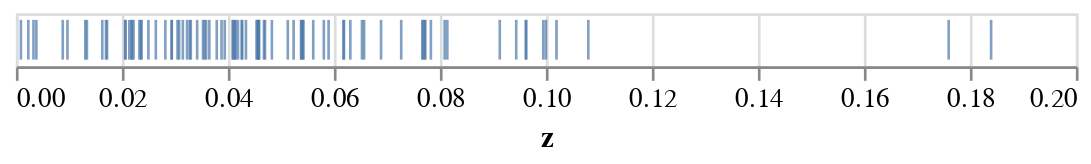

This figure's notebook cell:
### Markdown cell above
Instead of points to visualice the data, we can use ticks. 

See https://altair-viz.github.io/user_guide/marks.html

### Code cell
# make the chart clear by changing the mark from point to tick
alt.Chart(df).mark_tick().encode(
    x = 'z'
)

### Figure 1 — Vega-Lite specification as saved in the notebook (floating-point values rounded to 4 significant figures)
{"config": {"view": {"continuousWidth": 400, "continuousHeight": 300}}, "data": {"name": "data-54b58a4aa74e295879badff738f3e9c4"}, "mark": "tick", "encoding": {"x": {"type": "quantitative", "field": "z"}}, "$schema": "https://vega.github.io/schema/vega-lite/v4.8.1.json", "datasets": {"data-54b58a4aa74e295879badff738f3e9c4": [{"Name": "SDSS J000805.62+145023.4", "z": 0.0454, "sigma*": 140.0, "e_sigma*": 27.0, "n_sigma*": null, "FWHM": 7610.0, "e_FWHM": 380.0, "logL": 41.13, "e_logL": 0.04, "logM": 7.7, "E_logM": null, "e_logM": 0.1}, {"Name": "SDSS J004236.86-104921.8", "z": 0.0419, "sigma*": 78.4, "e_sigma*": 10.0, "n_sigma*": null, "FWHM": 1960.0, "e_FWHM": 97.0, "logL": 41.58, "e_logL": 0.14, "logM": 6.7, "E_logM": null, "e_logM": 0.1}, {"Name": "SDSS J011703.58+000027.3", "z": 0.0456, "sigma*": 98.8, "e_sigma*": 16.0, "n_sigma*": null, "FWHM": 2270.0, "e_FWHM": 110.0, "logL": 41.45, "e_logL": 0.08, "logM": 6.8, "E_logM": null, "e_logM": 0.1}, {"Name": "SDSS J020459.25-080816.0", "z": 0.0772, "sigma*": 121.0, "e_sigma*": 9.4, "n_sigma*": "a", "FWHM": 3720.0, "e_FWHM": 180.0, "logL": 41.13, "e_logL": 0.05, "logM": 7.0, "E_logM": null, "e_logM": 0.1}, {"Name": "SDSS J020615.99-001729.1", "z": 0.0426, "sigma*": 216.0, "e_sigma*": 30.0, "n_sigma*": null, "FWHM": 3860.0, "e_FWHM": 190.0, "logL": 41.91, "e_logL": 0.07, "logM": 7.5, "E_logM": null, "e_logM": 0.1}, {"Name": "SDSS J021011.49-090335.5", "z": 0.0414, "sigma*": 122.0, "e_sigma*": 12.0, "n_sigma*": "a", "FWHM": 2450.0, "e_FWHM": 120.0, "logL": 41.24, "e_logL": 0.07, "logM": 6.7, "E_logM": null, "e_logM": 0.1}, {"Name": "SDSS J021257.59+140610.1", "z": 0.0618, "sigma*": 174.0, "e_sigma*": 12.0, "n_sigma*": "a", "FWHM": 3080.0, "e_FWHM": 150.0, "logL": 41.58, "e_logL": 0.06, "logM": 7.1, "E_logM": null, "e_logM": 0.1}, {"Name": "SDSS J033013.26-053236.0", "z": 0.0131, "sigma*": 99.2, "e_sigma*": 11.0, "n_sigma*": null, "FWHM": 5160.0, "e_FWHM": 250.0, "logL": 40.45, "e_logL": 0.06, "logM": 7.0, "E_logM": null, "e_logM": 0.1}, {"Name": "SDSS J075057.25+353037.5", "z": 0.176, "sigma*": 154.0, "e_sigma*": 14.0, "n_sigma*": "a", "FWHM": 2970.0, "e_FWHM": 200.0, "logL": 41.63, "e_logL": 0.03, "logM": 7.2, "E_logM": null, "e_logM": 0.1}, {"Name": "SDSS J080243.39+310403.3", "z": 0.0409, "sigma*": 151.0, "e_sigma*": 17.0, "n_sigma*": null, "FWHM": 5360.0, "e_FWHM": 260.0, "logL": 41.67, "e_logL": 0.07, "logM": 7.6, "E_logM": null, "e_logM": 0.1}, {"Name": "SDSS J080538.66+261005.4", "z": 0.017, "sigma*": 100.0, "e_sigma*": 14.0, "n_sigma*": null, "FWHM": 3110.0, "e_FWHM": 150.0, "logL": 40.14, "e_logL": 0.04, "logM": 6.3, "E_logM": null, "e_logM": 0.2}, {"Name": "SDSS J082510.23+375919.7", "z": 0.0214, "sigma*": 98.7, "e_sigma*": 12.0, "n_sigma*": null, "FWHM": 1830.0, "e_FWHM": 91.0, "logL": 40.42, "e_logL": 0.04, "logM": 6.0, "E_logM": null, "e_logM": 0.1}, {"Name": "SDSS J083202.16+461425.7", "z": 0.0459, "sigma*": 104.0, "e_sigma*": 13.0, "n_sigma*": null, "FWHM": 1450.0, "e_FWHM": 72.0, "logL": 41.17, "e_logL": 0.08, "logM": 6.2, "E_logM": null, "e_logM": 0.1}, {"Name": "SDSS J083949.64+484701.4", "z": 0.0394, "sigma*": 133.0, "e_sigma*": 12.0, "n_sigma*": null, "FWHM": 1480.0, "e_FWHM": 73.0, "logL": 41.31, "e_logL": 0.08, "logM": 6.3, "E_logM": null, "e_logM": 0.2}, {"Name": "SDSS J085554.27+005110.9", "z": 0.0524, "sigma*": 118.0, "e_sigma*": 11.0, "n_sigma*": "a", "FWHM": 2910.0, "e_FWHM": 140.0, "logL": 41.27, "e_logL": 0.06, "logM": 6.9, "E_logM": null, "e_logM": 0.1}, {"Name": "SDSS J092438.88+560746.9", "z": 0.025, "sigma*": 135.0, "e_sigma*": 10.0, "n_sigma*": null, "FWHM": 1900.0, "e_FWHM": 94.0, "logL": 40.72, "e_logL": 0.07, "logM": 6.2, "E_logM": null, "e_logM": 0.4}, {"Name": "SDSS J093259.60+040506.0", "z": 0.059, "sigma*": 70.5, "e_sigma*": 6.7, "n_sigma*": "a", "FWHM": 3550.0, "e_FWHM": 170.0, "logL": 41.14, "e_logL": 0.05, "logM": 7.0, "E_logM": null, "e_logM": 0.1}, {"Name": "SDSS J093812.26+074340.0", "z": 0.0219, "sigma*": 119.0, "e_sigma*": 8.0, "n_sigma*": null, "FWHM": 3640.0, "e_FWHM": 180.0, "logL": 40.8, "e_logL": 0.05, "logM": 6.8, "E_logM": null, "e_logM": 0.1}, {"Name": "SDSS J094838.42+403043.7", "z": 0.047, "sigma*": 91.4, "e_sigma*": 16.0, "n_sigma*": null, "FWHM": 3020.0, "e_FWHM": 150.0, "logL": 41.46, "e_logL": 0.07, "logM": 7.0, "E_logM": null, "e_logM": 0.1}, {"Name": "SDSS J101912.57+635802.7", "z": 0.0414, "sigma*": 239.0, "e_sigma*": 13.0, "n_sigma*": null, "FWHM": 3630.0, "e_FWHM": 180.0, "logL": 41.74, "e_logL": 0.08, "logM": 7.4, "E_logM": null, "e_logM": 0.1}, {"Name": "SDSS J102044.43+013048.4", "z": 0.0962, "sigma*": 103.0, "e_sigma*": 8.8, "n_sigma*": "a", "FWHM": 5200.0, "e_FWHM": 250.0, "logL": 41.51, "e_logL": 0.04, "logM": 7.6, "E_logM": null, "e_logM": 0.1}, {"Name": "SDSS J110640.20+051905.6", "z": 0.0913, "sigma*": 140.0, "e_sigma*": 15.0, "n_sigma*": "a", "FWHM": 5830.0, "e_FWHM": 290.0, "logL": 41.65, "e_logL": 0.04, "logM": 7.7, "E_logM": null, "e_logM": 0.1}, {"Name": "SDSS J112536.16+542257.1", "z": 0.0206, "sigma*": 124.0, "e_sigma*": 12.0, "n_sigma*": null, "FWHM": 2950.0, "e_FWHM": 140.0, "logL": 41.17, "e_logL": 0.08, "logM": 6.8, "E_logM": null, "e_logM": 0.1}, {"Name": "SDSS J112841.00+575006.5", "z": 0.0513, "sigma*": 159.0, "e_sigma*": 18.0, "n_sigma*": "a", "FWHM": 2660.0, "e_FWHM": 130.0, "logL": 41.66, "e_logL": 0.09, "logM": 7.0, "E_logM": null, "e_logM": 0.1}, {"Name": "SDSS J120257.81+045045.0", "z": 0.0207, "sigma*": 102.0, "e_sigma*": 20.0, "n_sigma*": null, "FWHM": 2250.0, "e_FWHM": 110.0, "logL": 40.1, "e_logL": 0.06, "logM": 6.0, "E_logM": null, "e_logM": 0.1}, {"Name": "SDSS J120556.01+495956.1", "z": 0.0631, "sigma*": 107.0, "e_sigma*": 11.0, "n_sigma*": "a", "FWHM": 5610.0, "e_FWHM": 450.0, "logL": 41.57, "e_logL": 0.04, "logM": 7.7, "E_logM": null, "e_logM": 0.1}, {"Name": "SDSS J121607.09+504930.0", "z": 0.0308, "sigma*": 138.0, "e_sigma*": 13.0, "n_sigma*": null, "FWHM": 5580.0, "e_FWHM": 270.0, "logL": 41.3, "e_logL": 0.06, "logM": 7.5, "E_logM": null, "e_logM": 0.3}, {"Name": "SDSS J121754.97+583935.6", "z": 0.0233, "sigma*": 85.6, "e_sigma*": 14.0, "n_sigma*": null, "FWHM": 1970.0, "e_FWHM": 98.0, "logL": 40.92, "e_logL": 0.08, "logM": 6.4, "E_logM": null, "e_logM": 0.1}, {"Name": "SDSS J122324.13+024044.4", "z": 0.0236, "sigma*": 78.1, "e_sigma*": 15.0, "n_sigma*": null, "FWHM": 3880.0, "e_FWHM": 910.0, "logL": 41.62, "e_logL": 0.08, "logM": 7.3, "E_logM": null, "e_logM": 0.2}, {"Name": "SDSS J123237.48+662452.3", "z": 0.0468, "sigma*": 124.0, "e_sigma*": 9.0, "n_sigma*": null, "FWHM": 2620.0, "e_FWHM": 130.0, "logL": 41.86, "e_logL": 0.19, "logM": 7.1, "E_logM": null, "e_logM": 0.2}, {"Name": "SDSS J130620.97+531823.1", "z": 0.0237, "sigma*": 90.7, "e_sigma*": 11.0, "n_sigma*": null, "FWHM": 7620.0, "e_FWHM": 380.0, "logL": 40.58, "e_logL": 0.04, "logM": 7.3, "E_logM": null, "e_logM": 0.1}, {"Name": "SDSS J131305.80+012755.9", "z": 0.0294, "sigma*": 95.4, "e_sigma*": 13.0, "n_sigma*": null, "FWHM": 1590.0, "e_FWHM": 79.0, "logL": 40.62, "e_logL": 0.07, "logM": 6.0, "E_logM": null, "e_logM": 0.1}, {"Name": "SDSS J132249.21+545528.2", "z": 0.0653, "sigma*": 130.0, "e_sigma*": 13.0, "n_sigma*": "a", "FWHM": 4050.0, "e_FWHM": 200.0, "logL": 41.81, "e_logL": 0.07, "logM": 7.5, "E_logM": null, "e_logM": 0.1}, {"Name": "SDSS J132340.31-012749.2", "z": 0.0767, "sigma*": 114.0, "e_sigma*": 16.0, "n_sigma*": "a", "FWHM": 1910.0, "e_FWHM": 95.0, "logL": 41.55, "e_logL": 0.09, "logM": 6.7, "E_logM": null, "e_logM": 0.1}, {"Name": "SDSS J134952.84+020445.1", "z": 0.0328, "sigma*": 138.0, "e_sigma*": 13.0, "n_sigma*": null, "FWHM": 2590.0, "e_FWHM": 120.0, "logL": 41.62, "e_logL": 0.07, "logM": 7.0, "E_logM": null, "e_logM": 0.1}, {"Name": "SDSS J140018.42+050242.2", "z": 0.0342, "sigma*": 145.0, "e_sigma*": 14.0, "n_sigma*": null, "FWHM": 3340.0, "e_FWHM": 160.0, "logL": 41.23, "e_logL": 0.05, "logM": 7.1, "E_logM": null, "e_logM": 0.5}, {"Name": "SDSS J140514.87-025901.2", "z": 0.0542, "sigma*": 148.0, "e_sigma*": 15.0, "n_sigma*": "a", "FWHM": 2990.0, "e_FWHM": 140.0, "logL": 41.29, "e_logL": 0.06, "logM": 6.9, "E_logM": null, "e_logM": 0.3}, {"Name": "SDSS J141630.81+013708.0", "z": 0.0538, "sigma*": 121.0, "e_sigma*": 12.0, "n_sigma*": "a", "FWHM": 3180.0, "e_FWHM": 150.0, "logL": 41.1, "e_logL": 0.04, "logM": 6.9, "E_logM": null, "e_logM": 0.1}, {"Name": "SDSS J143452.45+483942.7", "z": 0.0365, "sigma*": 138.0, "e_sigma*": 15.0, "n_sigma*": null, "FWHM": 3210.0, "e_FWHM": 160.0, "logL": 41.84, "e_logL": 0.1, "logM": 7.3, "E_logM": null, "e_logM": 0.1}, {"Name": "SDSS J144629.97+500130.5", "z": 0.0427, "sigma*": 86.8, "e_sigma*": 19.0, "n_sigma*": null, "FWHM": 6450.0, "e_FWHM": 320.0, "logL": 40.73, "e_logL": 0.03, "logM": 7.3, "E_logM": null, "e_logM": 0.2}, {"Name": "SDSS J145706.80+494008.4", "z": 0.0134, "sigma*": 108.0, "e_sigma*": 11.0, "n_sigma*": null, "FWHM": 2270.0, "e_FWHM": 110.0, "logL": 40.46, "e_logL": 0.1, "logM": 6.3, "E_logM": null, "e_logM": 0.1}, {"Name": "SDSS J145901.35+611353.5", "z": 0.0388, "sigma*": 113.0, "e_sigma*": 13.0, "n_sigma*": null, "FWHM": 4140.0, "e_FWHM": 200.0, "logL": 41.18, "e_logL": 0.06, "logM": 7.2, "E_logM": null, "e_logM": 0.1}, {"Name": "SDSS J150556.55+034226.3", "z": 0.0359, "sigma*": 199.0, "e_sigma*": 18.0, "n_sigma*": "a", "FWHM": 4370.0, "e_FWHM": 210.0, "logL": 42.09, "e_logL": 0.1, "logM": 7.7, "E_logM": null, "e_logM": 0.1}, {"Name": "SDSS J150745.00+512710.2", "z": 0.0458, "sigma*": 139.0, "e_sigma*": 17.0, "n_sigma*": null, "FWHM": 3430.0, "e_FWHM": 170.0, "logL": 41.4, "e_logL": 0.04, "logM": 7.1, "E_logM": null, "e_logM": 0.1}, {"Name": "SDSS J150853.95-001148.9", "z": 0.0542, "sigma*": 163.0, "e_sigma*": 15.0, "n_sigma*": "a", "FWHM": 6190.0, "e_FWHM": 610.0, "logL": 41.51, "e_logL": 0.04, "logM": 7.8, "E_logM": null, "e_logM": 0.1}, {"Name": "SDSS J152515.18+601409.0", "z": 0.0783, "sigma*": 104.0, "e_sigma*": 11.0, "n_sigma*": "a", "FWHM": 2590.0, "e_FWHM": 120.0, "logL": 41.41, "e_logL": 0.09, "logM": 6.9, "E_logM": null, "e_logM": 0.1}, {"Name": "SDSS J155417.43+323837.8", "z": 0.0483, "sigma*": 120.0, "e_sigma*": 13.0, "n_sigma*": "a", "FWHM": 4200.0, "e_FWHM": 210.0, "logL": 41.86, "e_logL": 0.08, "logM": 7.5, "E_logM": null, "e_logM": 0.1}, {"Name": "SDSS J161156.31+521116.8", "z": 0.041, "sigma*": 116.0, "e_sigma*": 10.0, "n_sigma*": null, "FWHM": 3760.0, "e_FWHM": 180.0, "logL": 41.09, "e_logL": 0.04, "logM": 7.0, "E_logM": null, "e_logM": 0.3}, {"Name": "SDSS J161951.31+405847.2", "z": 0.0379, "sigma*": 89.1, "e_sigma*": 20.0, "n_sigma*": null, "FWHM": 1700.0, "e_FWHM": 85.0, "logL": 40.99, "e_logL": 0.07, "logM": 6.3, "E_logM": null, "e_logM": 0.1}, {"Name": "SDSS J170328.96+614109.9", "z": 0.0772, "sigma*": 123.0, "e_sigma*": 13.0, "n_sigma*": "a", "FWHM": 4300.0, "e_FWHM": 210.0, "logL": 41.92, "e_logL": 0.05, "logM": 7.6, "E_logM": null, "e_logM": 0.1}, {"Name": "SDSS J171550.49+593548.7", "z": 0.0657, "sigma*": 146.0, "e_sigma*": 13.0, "n_sigma*": "a", "FWHM": 3500.0, "e_FWHM": 170.0, "logL": 41.24, "e_logL": 0.05, "logM": 7.0, "E_logM": null, "e_logM": 0.1}, {"Name": "SDSS J212401.90-002158.7", "z": 0.0619, "sigma*": 110.0, "e_sigma*": 15.0, "n_sigma*": "a", "FWHM": 2620.0, "e_FWHM": 130.0, "logL": 41.41, "e_logL": 0.06, "logM": 6.9, "E_logM": null, "e_logM": 0.1}, {"Name": "SDSS J222435.29-001103.8", "z": 0.0581, "sigma*": 111.0, "e_sigma*": 19.0, "n_sigma*": "a", "FWHM": 2290.0, "e_FWHM": 1190.0, "logL": 41.83, "e_logL": 0.17, "logM": 7.0, "E_logM": null, "e_logM": 0.4}, {"Name": "SDSS J223000.37-094622.1", "z": 0.0727, "sigma*": 112.0, "e_sigma*": 13.0, "n_sigma*": "a", "FWHM": 3630.0, "e_FWHM": 180.0, "logL": 41.21, "e_logL": 0.04, "logM": 7.1, "E_logM": null, "e_logM": 0.1}, {"Name": "SDSS J232721.96+152437.3", "z": 0.0457, "sigma*": 193.0, "e_sigma*": 18.0, "n_sigma*": null, "FWHM": 7540.0, "e_FWHM": 750.0, "logL": 41.65, "e_logL": 0.06, "logM": 7.9, "E_logM": null, "e_logM": 0.1}, {"Name": "SDSS J235128.78+155259.0", "z": 0.0963, "sigma*": 193.0, "e_sigma*": 22.0, "n_sigma*": "a", "FWHM": 8240.0, "e_FWHM": 410.0, "logL": 41.87, "e_logL": 0.04, "logM": 8.2, "E_logM": null, "e_logM": 0.2}, {"Name": "SDSS J010712.03+140844.9", "z": 0.0768, "sigma*": 36.0, "e_sigma*": 6.0, "n_sigma*": "b", "FWHM": 880.0, "e_FWHM": 170.0, "logL": 42.57, "e_logL": 0.2, "logM": 5.8, "E_logM": null, "e_logM": 0.2}, {"Name": "SDSS J024912.86-081525.6", "z": 0.0294, "sigma*": 50.0, "e_sigma*": 4.0, "n_sigma*": "b", "FWHM": 840.0, "e_FWHM": 320.0, "logL": 41.93, "e_logL": 0.08, "logM": 5.1, "E_logM": null, "e_logM": 0.3}, {"Name": "SDSS J032515.59+003408.4", "z": 0.102, "sigma*": 55.0, "e_sigma*": 6.0, "n_sigma*": "b", "FWHM": 990.0, "e_FWHM": 49.0, "logL": 42.03, "e_logL": 0.12, "logM": 5.8, "E_logM": null, "e_logM": 0.1}, {"Name": "SDSS J080907.58+441641.4", "z": 0.0539, "sigma*": 65.0, "e_sigma*": 4.0, "n_sigma*": "b", "FWHM": 940.0, "e_FWHM": 180.0, "logL": 40.47, "e_logL": 0.04, "logM": 5.5, "E_logM": null, "e_logM": 0.8}, {"Name": "SDSS J082912.67+500652.3", "z": 0.0434, "sigma*": 60.0, "e_sigma*": 4.0, "n_sigma*": "b", "FWHM": 840.0, "e_FWHM": 41.0, "logL": 42.14, "e_logL": 0.06, "logM": 5.7, "E_logM": null, "e_logM": 0.1}, {"Name": "SDSS J101108.40+002908.7", "z": 0.1, "sigma*": 48.0, "e_sigma*": 7.0, "n_sigma*": "b", "FWHM": 1460.0, "e_FWHM": 72.0, "logL": 42.68, "e_logL": 0.19, "logM": 6.2, "E_logM": null, "e_logM": 0.3}, {"Name": "SDSS J101627.32-000714.5", "z": 0.0944, "sigma*": 39.0, "e_sigma*": 6.0, "n_sigma*": "b", "FWHM": 1520.0, "e_FWHM": 75.0, "logL": 42.57, "e_logL": 0.17, "logM": 6.1, "E_logM": null, "e_logM": 0.2}, {"Name": "SDSS J124035.81-002919.4", "z": 0.0809, "sigma*": 49.0, "e_sigma*": 7.0, "n_sigma*": "b", "FWHM": 1720.0, "e_FWHM": 85.0, "logL": 42.35, "e_logL": 0.11, "logM": 6.6, "E_logM": null, "e_logM": 0.6}, {"Name": "SDSS J125055.28-015556.6", "z": 0.0814, "sigma*": 64.0, "e_sigma*": 6.0, "n_sigma*": "b", "FWHM": 1980.0, "e_FWHM": 99.0, "logL": 42.75, "e_logL": 0.14, "logM": 6.5, "E_logM": null, "e_logM": 0.1}, {"Name": "SDSS J143450.62+033842.5", "z": 0.0282, "sigma*": 48.0, "e_sigma*": 7.0, "n_sigma*": "b", "FWHM": 1480.0, "e_FWHM": 73.0, "logL": 41.87, "e_logL": 0.16, "logM": 5.6, "E_logM": null, "e_logM": 0.1}, {"Name": "SDSS J170246.09+602818.9", "z": 0.0689, "sigma*": 69.0, "e_sigma*": 6.0, "n_sigma*": "b", "FWHM": 3270.0, "e_FWHM": 160.0, "logL": 42.67, "e_logL": 0.16, "logM": 6.9, "E_logM": null, "e_logM": 0.2}, {"Name": "SDSS J172759.15+542147.0", "z": 0.0995, "sigma*": 58.0, "e_sigma*": 7.0, "n_sigma*": "b", "FWHM": 810.0, "e_FWHM": 400.0, "logL": 42.19, "e_logL": 0.09, "logM": 5.6, "E_logM": null, "e_logM": 0.5}, {"Name": "SDSS J215658.30+110343.1", "z": 0.108, "sigma*": 81.0, "e_sigma*": 8.0, "n_sigma*": "b", "FWHM": 1430.0, "e_FWHM": 280.0, "logL": 41.22, "e_logL": 0.03, "logM": 6.3, "E_logM": null, "e_logM": 0.8}, {"Name": "SDSS J232159.06+000738.8", "z": 0.184, "sigma*": 81.0, "e_sigma*": 9.0, "n_sigma*": "b", "FWHM": 2520.0, "e_FWHM": 120.0, "logL": 42.96, "e_logL": 0.1, "logM": 6.7, "E_logM": null, "e_logM": 0.2}, {"Name": "SDSS J233837.10-002810.3", "z": 0.0356, "sigma*": 58.0, "e_sigma*": 4.0, "n_sigma*": "b", "FWHM": 1740.0, "e_FWHM": 86.0, "logL": 43.61, "e_logL": 0.13, "logM": 5.8, "E_logM": null, "e_logM": 0.1}, {"Name": "3C 120", "z": 0.033, "sigma*": 162.0, "e_sigma*": 24.0, "n_sigma*": "b", "FWHM": null, "e_FWHM": null, "logL": null, "e_logL": null, "logM": 7.43, "E_logM": 0.2, "e_logM": 0.25}, {"Name": "3C 390.3", "z": 0.0561, "sigma*": 268.0, "e_sigma*": 15.0, "n_sigma*": null, "FWHM": null, "e_FWHM": null, "logL": null, "e_logL": null, "logM": 8.52, "E_logM": 0.09, "e_logM": 0.12}, {"Name": "Akn 120", "z": 0.0323, "sigma*": 224.0, "e_sigma*": 15.0, "n_sigma*": null, "FWHM": null, "e_FWHM": null, "logL": null, "e_logL": null, "logM": 8.2, "E_logM": 0.05, "e_logM": 0.07}, {"Name": "Mrk 79", "z": 0.0222, "sigma*": 130.0, "e_sigma*": 10.0, "n_sigma*": null, "FWHM": null, "e_FWHM": null, "logL": null, "e_logL": null, "logM": 7.67, "E_logM": 0.11, "e_logM": 0.15}, {"Name": "Mrk 110", "z": 0.0353, "sigma*": 87.1, "e_sigma*": 12.0, "n_sigma*": null, "FWHM": null, "e_FWHM": null, "logL": null, "e_logL": null, "logM": 6.97, "E_logM": 0.11, "e_logM": 0.15}, {"Name": "Mrk 279", "z": 0.0305, "sigma*": 197.0, "e_sigma*": 12.0, "n_sigma*": null, "FWHM": null, "e_FWHM": null, "logL": null, "e_logL": null, "logM": 7.45, "E_logM": 0.12, "e_logM": 0.16}, {"Name": "Mrk 590", "z": 0.0264, "sigma*": 189.0, "e_sigma*": 5.7, "n_sigma*": null, "FWHM": null, "e_FWHM": null, "logL": null, "e_logL": null, "logM": 7.2, "E_logM": 0.11, "e_logM": 0.15}, {"Name": "Mrk 817", "z": 0.0315, "sigma*": 127.0, "e_sigma*": 12.0, "n_sigma*": null, "FWHM": null, "e_FWHM": null, "logL": null, "e_logL": null, "logM": 7.62, "E_logM": 0.08, "e_logM": 0.1}, {"Name": "NGC 3227", "z": 0.00386, "sigma*": 135.0, "e_sigma*": 3.8, "n_sigma*": null, "FWHM": null, "e_FWHM": null, "logL": null, "e_logL": null, "logM": 7.47, "E_logM": 0.24, "e_logM": 1.06}, {"Name": "NGC 3516", "z": 0.00884, "sigma*": 181.0, "e_sigma*": 4.9, "n_sigma*": "b", "FWHM": null, "e_FWHM": null, "logL": null, "e_logL": null, "logM": 7.04, "E_logM": 0.31, "e_logM": 0.39}, {"Name": "NGC 3783", "z": 0.00973, "sigma*": 95.0, "e_sigma*": 10.0, "n_sigma*": null, "FWHM": null, "e_FWHM": null, "logL": null, "e_logL": null, "logM": 7.16, "E_logM": 0.17, "e_logM": 0.23}, {"Name": "NGC 4051", "z": 0.00234, "sigma*": 88.9, "e_sigma*": 2.9, "n_sigma*": null, "FWHM": null, "e_FWHM": null, "logL": null, "e_logL": null, "logM": 5.99, "E_logM": 0.17, "e_logM": 0.2}, {"Name": "NGC 4151", "z": 0.00332, "sigma*": 96.8, "e_sigma*": 2.9, "n_sigma*": null, "FWHM": null, "e_FWHM": null, "logL": null, "e_logL": null, "logM": 6.91, "E_logM": 0.17, "e_logM": 0.29}, {"Name": "NGC 5548", "z": 0.0172, "sigma*": 198.0, "e_sigma*": 11.0, "n_sigma*": null, "FWHM": null, "e_FWHM": null, "logL": null, "e_logL": null, "logM": 7.81, "E_logM": 0.02, "e_logM": 0.02}, {"Name": "NGC 7469", "z": 0.0163, "sigma*": 133.0, "e_sigma*": 4.8, "n_sigma*": null, "FWHM": null, "e_FWHM": null, "logL": null, "e_logL": null, "logM": 6.49, "E_logM": 0.16, "e_logM": 0.27}, {"Name": "POX 52", "z": 0.0218, "sigma*": 36.0, "e_sigma*": 5.0, "n_sigma*": null, "FWHM": null, "e_FWHM": null, "logL": null, "e_logL": null, "logM": 5.2, "E_logM": null, "e_logM": 0.3}, {"Name": "NGC 4395", "z": 0.000947, "sigma*": 30.0, "e_sigma*": 5.0, "n_sigma*": null, "FWHM": null, "e_FWHM": null, "logL": null, "e_logL": null, "logM": 4.9, "E_logM": null, "e_logM": 0.4}]}}
